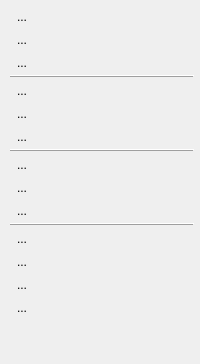
            <widget class="QWidget" name="vpModel">
             <layout class="QVBoxLayout" name="verticalLayout_4">
              <property name="spacing">
               <number>2</number>
              </property>
              <property name="leftMargin">
               <number>10</number>
              </property>
              <property name="topMargin">
               <number>6</number>
              </property>
              <property name="rightMargin">
               <number>6</number>
              </property>
              <property name="bottomMargin">
               <number>6</number>
              </property>
              <item>
               <widget class="QToolButton" name="btnCreateModel">
                <property name="toolTip">
                 <string>Create a model</string>
                </property>
                <property name="whatsThis">
                 <string>Create a model</string>
                </property>
                <property name="text">
                 <string>...</string>
                </property>
                <property name="icon">
                 <iconset resource="icons.qrc">
                  <normaloff>:/icons/model.png</normaloff>:/icons/model.png</iconset>
                </property>
                <property name="iconSize">
                 <size>
                  <width>20</width>
                  <height>20</height>
                 </size>
                </property>
                <property name="autoRaise">
                 <bool>true</bool>
                </property>
                <property name="arrowType">
                 <enum>Qt::NoArrow</enum>
                </property>
               </widget>
              </item>
              <item>
               <widget class="QToolButton" name="btnModelMng">
                <property name="toolTip">
                 <string>Model manager</string>
                </property>
                <property name="whatsThis">
                 <string>Model Manager</string>
                </property>
                <property name="text">
                 <string>...</string>
                </property>
                <property name="icon">
                 <iconset resource="icons.qrc">
                  <normaloff>:/icons/create.png</normaloff>:/icons/create.png</iconset>
                </property>
                <property name="iconSize">
                 <size>
                  <width>20</width>
                  <height>20</height>
                 </size>
                </property>
                <property name="autoRaise">
                 <bool>true</bool>
                </property>
               </widget>
              </item>
              <item>
               <widget class="QToolButton" name="btnModelCheck">
                <property name="toolTip">
                 <string>Model data validation</string>
                </property>
                <property name="text">
                 <string>...</string>
                </property>
                <property name="icon">
                 <iconset resource="icons.qrc">
                  <normaloff>:/icons/validation.png</normaloff>:/icons/validation.png</iconset>
                </property>
                <property name="iconSize">
                 <size>
                  <width>20</width>
                  <height>20</height>
                 </size>
                </property>
                <property name="autoRaise">
                 <bool>true</bool>
                </property>
               </widget>
              </item>
              <item>
               <widget class="QFrame" name="frame_4">
                <property name="frameShape">
                 <enum>QFrame::HLine</enum>
                </property>
                <property name="frameShadow">
                 <enum>QFrame::Raised</enum>
                </property>
               </widget>
              </item>
              <item>
               <widget class="QToolButton" name="btnSetManage">
                <property name="toolTip">
                 <string>Set manager</string>
                </property>
                <property name="whatsThis">
                 <string>Set manager</string>
                </property>
                <property name="text">
                 <string>...</string>
                </property>
                <property name="icon">
                 <iconset resource="icons.qrc">
                  <normaloff>:/icons/set.png</normaloff>:/icons/set.png</iconset>
                </property>
                <property name="iconSize">
                 <size>
                  <width>20</width>
                  <height>20</height>
                 </size>
                </property>
                <property name="autoRaise">
                 <bool>true</bool>
                </property>
               </widget>
              </item>
              <item>
               <widget class="QToolButton" name="btnSetElem">
                <property name="toolTip">
                 <string>Create an element set</string>
                </property>
                <property name="whatsThis">
                 <string>Create an element set</string>
                </property>
                <property name="text">
                 <string>...</string>
                </property>
                <property name="icon">
                 <iconset resource="icons.qrc">
                  <normaloff>:/icons/element.png</normaloff>:/icons/element.png</iconset>
                </property>
                <property name="iconSize">
                 <size>
                  <width>20</width>
                  <height>20</height>
                 </size>
                </property>
                <property name="autoRaise">
                 <bool>true</bool>
                </property>
               </widget>
              </item>
              <item>
               <widget class="QToolButton" name="btnSetNode">
                <property name="toolTip">
                 <string>Create a node set</string>
                </property>
                <property name="whatsThis">
                 <string>Create a node set</string>
                </property>
                <property name="text">
                 <string>...</string>
                </property>
                <property name="icon">
                 <iconset resource="icons.qrc">
                  <normaloff>:/icons/node.png</normaloff>:/icons/node.png</iconset>
                </property>
                <property name="iconSize">
                 <size>
                  <width>20</width>
                  <height>20</height>
                 </size>
                </property>
                <property name="autoRaise">
                 <bool>true</bool>
                </property>
               </widget>
              </item>
              <item>
               <widget class="QFrame" name="frame_3">
                <property name="frameShape">
                 <enum>QFrame::HLine</enum>
                </property>
                <property name="frameShadow">
                 <enum>QFrame::Raised</enum>
                </property>
               </widget>
              </item>
              <item>
               <widget class="QToolButton" name="btnMatCreate">
                <property name="toolTip">
                 <string>Create a material</string>
                </property>
                <property name="text">
                 <string>...</string>
                </property>
                <property name="icon">
                 <iconset resource="icons.qrc">
                  <normaloff>:/icons/matCreate.png</normaloff>:/icons/matCreate.png</iconset>
                </property>
                <property name="iconSize">
                 <size>
                  <width>20</width>
                  <height>20</height>
                 </size>
                </property>
                <property name="autoRaise">
                 <bool>true</bool>
                </property>
               </widget>
              </item>
              <item>
               <widget class="QToolButton" name="btnMatManage">
                <property name="toolTip">
                 <string>Material manager</string>
                </property>
                <property name="text">
                 <string>...</string>
                </property>
                <property name="icon">
                 <iconset resource="icons.qrc">
                  <normaloff>:/icons/material.png</normaloff>:/icons/material.png</iconset>
                </property>
                <property name="iconSize">
                 <size>
                  <width>20</width>
                  <height>20</height>
                 </size>
                </property>
                <property name="autoRaise">
                 <bool>true</bool>
                </property>
               </widget>
              </item>
              <item>
               <widget class="QToolButton" name="btnMatAssign">
                <property name="toolTip">
                 <string>Material assignment</string>
                </property>
                <property name="text">
                 <string>...</string>
                </property>
                <property name="icon">
                 <iconset resource="icons.qrc">
                  <normaloff>:/icons/matAssign.png</normaloff>:/icons/matAssign.png</iconset>
                </property>
                <property name="iconSize">
                 <size>
                  <width>20</width>
                  <height>20</height>
                 </size>
                </property>
                <property name="autoRaise">
                 <bool>true</bool>
                </property>
               </widget>
              </item>
              <item>
               <widget class="QFrame" name="frame_11">
                <property name="frameShape">
                 <enum>QFrame::HLine</enum>
                </property>
                <property name="frameShadow">
                 <enum>QFrame::Raised</enum>
                </property>
               </widget>
              </item>
              <item>
               <widget class="QToolButton" name="btnMesh">
                <property name="text">
                 <string>...</string>
                </property>
                <property name="icon">
                 <iconset resource="icons.qrc">
                  <normaloff>:/icons/mesh.jpg</normaloff>:/icons/mesh.jpg</iconset>
                </property>
                <property name="iconSize">
                 <size>
                  <width>20</width>
                  <height>20</height>
                 </size>
                </property>
                <property name="autoRaise">
                 <bool>true</bool>
                </property>
               </widget>
              </item>
              <item>
               <widget class="QToolButton" name="toolButton_8">
                <property name="text">
                 <string>...</string>
                </property>
                <property name="icon">
                 <iconset resource="icons.qrc">
                  <normaloff>:/icons/force.png</normaloff>:/icons/force.png</iconset>
                </property>
                <property name="iconSize">
                 <size>
                  <width>20</width>
                  <height>20</height>
                 </size>
                </property>
                <property name="autoRaise">
                 <bool>true</bool>
                </property>
               </widget>
              </item>
              <item>
               <widget class="QToolButton" name="toolButton_9">
                <property name="text">
                 <string>...</string>
                </property>
                <property name="icon">
                 <iconset resource="icons.qrc">
                  <normaloff>:/icons/boundary.png</normaloff>:/icons/boundary.png</iconset>
                </property>
                <property name="iconSize">
                 <size>
                  <width>20</width>
                  <height>20</height>
                 </size>
                </property>
                <property name="autoRaise">
                 <bool>true</bool>
                </property>
               </widget>
              </item>
              <item>
               <widget class="QToolButton" name="toolButton_11">
                <property name="text">
                 <string>...</string>
                </property>
                <property name="icon">
                 <iconset resource="icons.qrc">
                  <normaloff>:/icons/set.png</normaloff>:/icons/set.png</iconset>
                </property>
                <property name="iconSize">
                 <size>
                  <width>20</width>
                  <height>2</height>
                 </size>
                </property>
                <property name="autoRaise">
                 <bool>true</bool>
                </property>
               </widget>
              </item>
              <item>
               <spacer name="verticalSpacer">
                <property name="orientation">
                 <enum>Qt::Vertical</enum>
                </property>
                <property name="sizeHint" stdset="0">
                 <size>
                  <width>20</width>
                  <height>40</height>
                 </size>
                </property>
               </spacer>
              </item>
             </layout>
            </widget>
